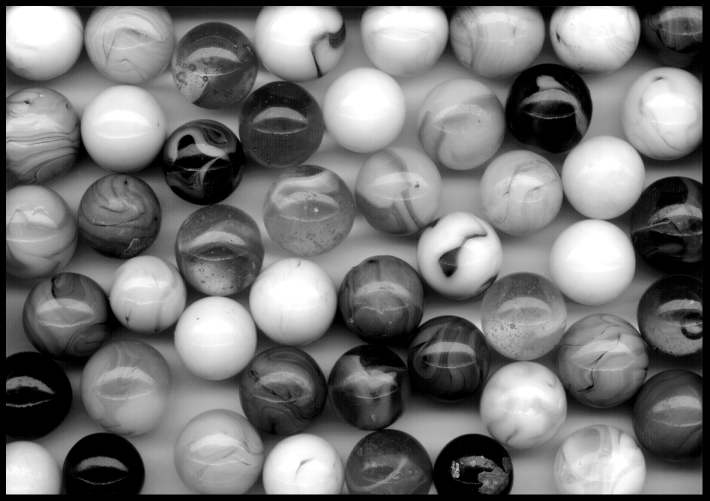
%> input picture vision/fourier/GMARBLES.TIF, 1419 x 1001 px (shown at 1/2 size)
$ octave compress.m   (GNU Octave 9; MATLAB toolbox functions it lacks are replaced by stand-ins)
%> lines starting %> are read from the running program, lines starting %| are printed output that depends on the picture
clear all;
I = im2double(imresize(imread('GMARBLES.TIF'),[200 200]));
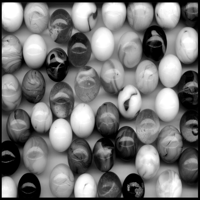
%> I: size 200x200 double; min 0, max 1, mean 0.462
[rows,cols] = size(I);
%> rows = 200; cols = 200
n_0 = rows*cols;
%> n_0 = 40000
M = n_0/8;
%> M = 5000

% Input:
    % I: the input image
    % M_root: square root of the number of coefficients we will keep
    % Output:
    % Fcomp: the compressed version of the image

    % Please follow the instructions in the comments to fill in the missing commands.

    % 1) Perform the FFT transform on the image (MATLAB command fft2).

    % 2) Shiftzero-frequency component to center of spectrum (MATLAB command fftshift).
   g=fft2(I);
    k=abs(fftshift(g));
    F=log(1+k);
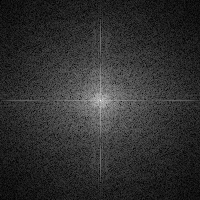
%> F: size 200x200 double; min 0.0116, max 9.82, mean 1.85; drawn with min black and max white
    % We create a mask that is the same size as the image. The mask is zero everywhere,
    % except for a square with sides of length M_root centered at the center of the image.
    [rows,cols] = size(I);
    idx_rows = abs((1:rows) - ceil(rows/2)) < sqrt(M)/2 ;
%> idx_rows = 200 logical values, 71 true
    idx_cols = abs((1:cols)- ceil(cols/2)) < sqrt(M)/2 ;
%> idx_cols = 200 logical values, 71 true
    M = (double(idx_rows')) * (double(idx_cols));
    % 3) Multiply in a pointwise manner the image with the mask.

    Fcomp=k.*M;


imshow(F)
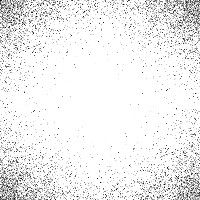
%> displayed picture: size 200x200, on the screen's scale of 0 to 255; min 3, max 255, mean 239.5
